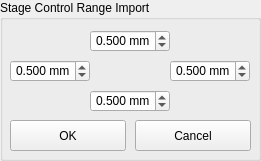
  <widget class="QGroupBox" name="GB_RangeImport">
   <property name="geometry">
    <rect>
     <x>380</x>
     <y>10</y>
     <width>261</width>
     <height>161</height>
    </rect>
   </property>
   <property name="autoFillBackground">
    <bool>true</bool>
   </property>
   <property name="title">
    <string>Stage Control Range Import</string>
   </property>
   <widget class="QDoubleSpinBox" name="SB_ScanRange_Yup">
    <property name="geometry">
     <rect>
      <x>90</x>
      <y>30</y>
      <width>80</width>
      <height>22</height>
     </rect>
    </property>
    <property name="alignment">
     <set>Qt::AlignRight|Qt::AlignTrailing|Qt::AlignVCenter</set>
    </property>
    <property name="suffix">
     <string> mm</string>
    </property>
    <property name="decimals">
     <number>3</number>
    </property>
    <property name="maximum">
     <double>100.000000000000000</double>
    </property>
    <property name="singleStep">
     <double>0.010000000000000</double>
    </property>
    <property name="value">
     <double>0.500000000000000</double>
    </property>
   </widget>
   <widget class="QDoubleSpinBox" name="SB_ScanRange_Ydown">
    <property name="geometry">
     <rect>
      <x>90</x>
      <y>90</y>
      <width>80</width>
      <height>22</height>
     </rect>
    </property>
    <property name="alignment">
     <set>Qt::AlignRight|Qt::AlignTrailing|Qt::AlignVCenter</set>
    </property>
    <property name="suffix">
     <string> mm</string>
    </property>
    <property name="decimals">
     <number>3</number>
    </property>
    <property name="maximum">
     <double>100.000000000000000</double>
    </property>
    <property name="singleStep">
     <double>0.010000000000000</double>
    </property>
    <property name="value">
     <double>0.500000000000000</double>
    </property>
   </widget>
   <widget class="QDoubleSpinBox" name="SB_ScanRange_Xup">
    <property name="geometry">
     <rect>
      <x>170</x>
      <y>60</y>
      <width>80</width>
      <height>22</height>
     </rect>
    </property>
    <property name="alignment">
     <set>Qt::AlignRight|Qt::AlignTrailing|Qt::AlignVCenter</set>
    </property>
    <property name="suffix">
     <string> mm</string>
    </property>
    <property name="decimals">
     <number>3</number>
    </property>
    <property name="maximum">
     <double>100.000000000000000</double>
    </property>
    <property name="singleStep">
     <double>0.010000000000000</double>
    </property>
    <property name="value">
     <double>0.500000000000000</double>
    </property>
   </widget>
   <widget class="QDoubleSpinBox" name="SB_ScanRange_Xdown">
    <property name="geometry">
     <rect>
      <x>10</x>
      <y>60</y>
      <width>80</width>
      <height>22</height>
     </rect>
    </property>
    <property name="alignment">
     <set>Qt::AlignRight|Qt::AlignTrailing|Qt::AlignVCenter</set>
    </property>
    <property name="suffix">
     <string> mm</string>
    </property>
    <property name="decimals">
     <number>3</number>
    </property>
    <property name="maximum">
     <double>100.000000000000000</double>
    </property>
    <property name="singleStep">
     <double>0.010000000000000</double>
    </property>
    <property name="value">
     <double>0.500000000000000</double>
    </property>
   </widget>
   <widget class="QPushButton" name="B_RangeImportCancel">
    <property name="geometry">
     <rect>
      <x>135</x>
      <y>120</y>
      <width>116</width>
      <height>31</height>
     </rect>
    </property>
    <property name="text">
     <string>Cancel</string>
    </property>
   </widget>
   <widget class="QPushButton" name="B_RangeImportOK">
    <property name="geometry">
     <rect>
      <x>10</x>
      <y>120</y>
      <width>116</width>
      <height>31</height>
     </rect>
    </property>
    <property name="text">
     <string>OK</string>
    </property>
   </widget>
  </widget>
